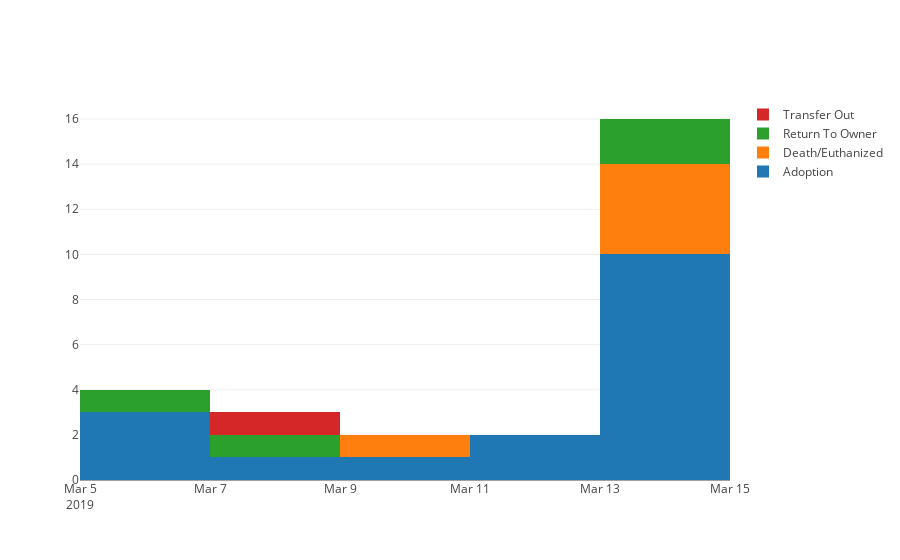

The code cell stored with this chart in its notebook:
### Code cell
traces = [go.Histogram(x=df[df['Outcome']==outcome]['Intake Date'], name=outcome.title()) for outcome in list(df['Outcome'].value_counts().keys())]
fig = go.Figure(data=traces, layout=go.Layout(barmode='stack'))
iplot(fig, filename='basic histogram')

### Figure 1 — Plotly figure (JSON) as saved in the notebook; plotly's stock layout.template omitted (floating-point values rounded to 4 significant figures)
{"data": [{"name": "Adoption", "type": "histogram", "uid": "8b22ed61-0ae9-42ac-9d90-6e952774ba1a", "x": ["2019-03-05", "2019-03-06", "2019-03-05", "2019-03-07", "2019-03-10", "2019-03-11", "2019-03-12", "2019-03-13", "2019-03-14", "2019-03-14", "2019-03-14", "2019-03-14", "2019-03-14", "2019-03-14", "2019-03-14", "2019-03-14", "2019-03-14"]}, {"name": "Death/Euthanized", "type": "histogram", "uid": "0815d84e-e08b-4174-af30-82c68fcfd720", "x": ["2019-03-09", "2019-03-14", "2019-03-14", "2019-03-14", "2019-03-14"]}, {"name": "Return To Owner", "type": "histogram", "uid": "cdffe639-7394-47f9-a5b1-6580c55f02aa", "x": ["2019-03-05", "2019-03-08", "2019-03-14", "2019-03-14"]}, {"name": "Transfer Out", "type": "histogram", "uid": "2f691e40-8c4d-421c-8235-62ac1a703846", "x": ["2019-03-08"]}], "layout": {"barmode": "stack"}}
